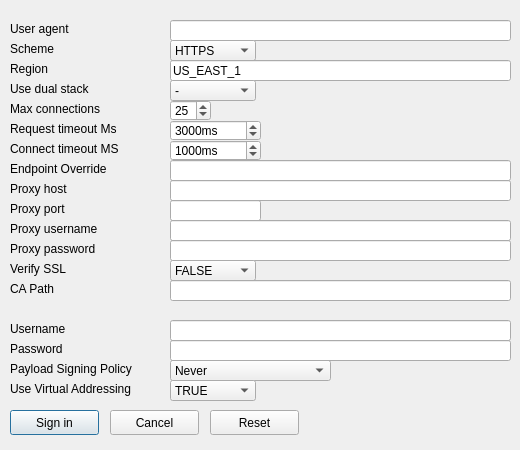
<?xml version="1.0" encoding="UTF-8"?>
<ui version="4.0">
 <class>entering_signin_form</class>
 <widget class="QDialog" name="entering_signin_form">
  <property name="geometry">
   <rect>
    <x>0</x>
    <y>0</y>
    <width>520</width>
    <height>450</height>
   </rect>
  </property>
  <property name="minimumSize">
   <size>
    <width>520</width>
    <height>450</height>
   </size>
  </property>
  <property name="maximumSize">
   <size>
    <width>520</width>
    <height>450</height>
   </size>
  </property>
  <property name="windowTitle">
   <string>Dialog</string>
  </property>
  <widget class="QLabel" name="label">
   <property name="geometry">
    <rect>
     <x>10</x>
     <y>20</y>
     <width>81</width>
     <height>17</height>
    </rect>
   </property>
   <property name="text">
    <string>User agent</string>
   </property>
  </widget>
  <widget class="QLabel" name="label_2">
   <property name="geometry">
    <rect>
     <x>10</x>
     <y>40</y>
     <width>67</width>
     <height>17</height>
    </rect>
   </property>
   <property name="text">
    <string>Scheme</string>
   </property>
  </widget>
  <widget class="QLabel" name="label_3">
   <property name="geometry">
    <rect>
     <x>10</x>
     <y>60</y>
     <width>67</width>
     <height>17</height>
    </rect>
   </property>
   <property name="text">
    <string>Region</string>
   </property>
  </widget>
  <widget class="QLabel" name="label_4">
   <property name="geometry">
    <rect>
     <x>10</x>
     <y>80</y>
     <width>101</width>
     <height>17</height>
    </rect>
   </property>
   <property name="text">
    <string>Use dual stack</string>
   </property>
  </widget>
  <widget class="QLabel" name="label_5">
   <property name="geometry">
    <rect>
     <x>10</x>
     <y>100</y>
     <width>121</width>
     <height>17</height>
    </rect>
   </property>
   <property name="text">
    <string>Max connections</string>
   </property>
  </widget>
  <widget class="QLabel" name="label_6">
   <property name="geometry">
    <rect>
     <x>10</x>
     <y>120</y>
     <width>141</width>
     <height>17</height>
    </rect>
   </property>
   <property name="text">
    <string>Request timeout Ms</string>
   </property>
  </widget>
  <widget class="QLabel" name="label_7">
   <property name="geometry">
    <rect>
     <x>10</x>
     <y>140</y>
     <width>141</width>
     <height>17</height>
    </rect>
   </property>
   <property name="text">
    <string>Connect timeout MS</string>
   </property>
  </widget>
  <widget class="QLabel" name="label_8">
   <property name="geometry">
    <rect>
     <x>10</x>
     <y>160</y>
     <width>131</width>
     <height>17</height>
    </rect>
   </property>
   <property name="text">
    <string>Endpoint Override</string>
   </property>
  </widget>
  <widget class="QLabel" name="label_9">
   <property name="geometry">
    <rect>
     <x>10</x>
     <y>180</y>
     <width>71</width>
     <height>17</height>
    </rect>
   </property>
   <property name="text">
    <string>Proxy host</string>
   </property>
  </widget>
  <widget class="QLabel" name="label_10">
   <property name="geometry">
    <rect>
     <x>10</x>
     <y>200</y>
     <width>71</width>
     <height>17</height>
    </rect>
   </property>
   <property name="text">
    <string>Proxy port</string>
   </property>
  </widget>
  <widget class="QLabel" name="label_11">
   <property name="geometry">
    <rect>
     <x>10</x>
     <y>220</y>
     <width>111</width>
     <height>17</height>
    </rect>
   </property>
   <property name="text">
    <string>Proxy username</string>
   </property>
  </widget>
  <widget class="QLabel" name="label_12">
   <property name="geometry">
    <rect>
     <x>10</x>
     <y>240</y>
     <width>111</width>
     <height>17</height>
    </rect>
   </property>
   <property name="text">
    <string>Proxy password</string>
   </property>
  </widget>
  <widget class="QLabel" name="label_13">
   <property name="geometry">
    <rect>
     <x>10</x>
     <y>260</y>
     <width>71</width>
     <height>17</height>
    </rect>
   </property>
   <property name="text">
    <string>Verify SSL</string>
   </property>
  </widget>
  <widget class="QLabel" name="label_14">
   <property name="geometry">
    <rect>
     <x>10</x>
     <y>280</y>
     <width>61</width>
     <height>17</height>
    </rect>
   </property>
   <property name="text">
    <string>CA Path</string>
   </property>
  </widget>
  <widget class="QLineEdit" name="lineEdit">
   <property name="geometry">
    <rect>
     <x>170</x>
     <y>20</y>
     <width>341</width>
     <height>21</height>
    </rect>
   </property>
   <property name="toolTip">
    <string>User Agent string user for http calls. This is filled in for you in the constructor. Don't override this unless you have a really good reason. </string>
   </property>
   <property name="statusTip">
    <string/>
   </property>
   <property name="whatsThis">
    <string/>
   </property>
  </widget>
  <widget class="QComboBox" name="comboBox">
   <property name="geometry">
    <rect>
     <x>170</x>
     <y>40</y>
     <width>86</width>
     <height>21</height>
    </rect>
   </property>
   <property name="toolTip">
    <string>Http scheme to use. </string>
   </property>
   <item>
    <property name="text">
     <string>HTTPS</string>
    </property>
   </item>
   <item>
    <property name="text">
     <string>HTTP</string>
    </property>
   </item>
  </widget>
  <widget class="QLineEdit" name="lineEdit_2">
   <property name="geometry">
    <rect>
     <x>170</x>
     <y>60</y>
     <width>341</width>
     <height>21</height>
    </rect>
   </property>
   <property name="toolTip">
    <string>AWS Region to use in signing requests.</string>
   </property>
   <property name="text">
    <string>US_EAST_1</string>
   </property>
  </widget>
  <widget class="QComboBox" name="comboBox_2">
   <property name="geometry">
    <rect>
     <x>170</x>
     <y>80</y>
     <width>86</width>
     <height>21</height>
    </rect>
   </property>
   <property name="toolTip">
    <string>Use dual stack endpoint in the endpoint calculation. It is your responsibility to verify that the service supports ipv6 in the region you select. </string>
   </property>
   <item>
    <property name="text">
     <string>-</string>
    </property>
   </item>
   <item>
    <property name="text">
     <string>TRUE</string>
    </property>
   </item>
   <item>
    <property name="text">
     <string>FALSE</string>
    </property>
   </item>
  </widget>
  <widget class="QSpinBox" name="spinBox">
   <property name="geometry">
    <rect>
     <x>170</x>
     <y>100</y>
     <width>41</width>
     <height>21</height>
    </rect>
   </property>
   <property name="toolTip">
    <string>Max concurrent tcp connections for a single http client to use.</string>
   </property>
   <property name="maximum">
    <number>50</number>
   </property>
   <property name="value">
    <number>25</number>
   </property>
  </widget>
  <widget class="QSpinBox" name="spinBox_2">
   <property name="geometry">
    <rect>
     <x>170</x>
     <y>120</y>
     <width>91</width>
     <height>21</height>
    </rect>
   </property>
   <property name="toolTip">
    <string>Socket read timeouts. This should be more than adequate for most services. However, if you are transfering large amounts of data or are worried about higher latencies, you should set to something that makes more sense for your use case. </string>
   </property>
   <property name="suffix">
    <string>ms</string>
   </property>
   <property name="maximum">
    <number>10000</number>
   </property>
   <property name="singleStep">
    <number>100</number>
   </property>
   <property name="value">
    <number>3000</number>
   </property>
  </widget>
  <widget class="QSpinBox" name="spinBox_3">
   <property name="geometry">
    <rect>
     <x>170</x>
     <y>140</y>
     <width>91</width>
     <height>21</height>
    </rect>
   </property>
   <property name="toolTip">
    <string>Socket connect timeout. Unless you are very far away from your the data center you are talking to. 1000ms is more than sufficient.</string>
   </property>
   <property name="suffix">
    <string>ms</string>
   </property>
   <property name="maximum">
    <number>10000</number>
   </property>
   <property name="singleStep">
    <number>100</number>
   </property>
   <property name="value">
    <number>1000</number>
   </property>
  </widget>
  <widget class="QLineEdit" name="lineEdit_3">
   <property name="geometry">
    <rect>
     <x>170</x>
     <y>160</y>
     <width>341</width>
     <height>21</height>
    </rect>
   </property>
   <property name="toolTip">
    <string>override the http endpoint used to talk to a service. Use this in conjunction with authenticationRegion. </string>
   </property>
  </widget>
  <widget class="QLineEdit" name="lineEdit_4">
   <property name="geometry">
    <rect>
     <x>170</x>
     <y>180</y>
     <width>341</width>
     <height>21</height>
    </rect>
   </property>
   <property name="toolTip">
    <string>If you have users going through a proxy, set the host here. </string>
   </property>
  </widget>
  <widget class="QLineEdit" name="lineEdit_5">
   <property name="geometry">
    <rect>
     <x>170</x>
     <y>200</y>
     <width>91</width>
     <height>21</height>
    </rect>
   </property>
   <property name="toolTip">
    <string>If you have users going through a proxy, set the port here. </string>
   </property>
  </widget>
  <widget class="QLineEdit" name="lineEdit_6">
   <property name="geometry">
    <rect>
     <x>170</x>
     <y>220</y>
     <width>341</width>
     <height>21</height>
    </rect>
   </property>
   <property name="toolTip">
    <string>If you have users going through a proxy, set the username here. </string>
   </property>
  </widget>
  <widget class="QLineEdit" name="lineEdit_7">
   <property name="geometry">
    <rect>
     <x>170</x>
     <y>240</y>
     <width>341</width>
     <height>21</height>
    </rect>
   </property>
   <property name="toolTip">
    <string>If you have users going through a proxy, set the password here. </string>
   </property>
  </widget>
  <widget class="QComboBox" name="comboBox_3">
   <property name="geometry">
    <rect>
     <x>170</x>
     <y>260</y>
     <width>86</width>
     <height>21</height>
    </rect>
   </property>
   <property name="toolTip">
    <string>If you need to test and want to get around TLS validation errors, do that here. you probably shouldn't use this flag in a production scenario. </string>
   </property>
   <item>
    <property name="text">
     <string>FALSE</string>
    </property>
   </item>
   <item>
    <property name="text">
     <string>TRUE</string>
    </property>
   </item>
  </widget>
  <widget class="QLineEdit" name="lineEdit_8">
   <property name="geometry">
    <rect>
     <x>170</x>
     <y>280</y>
     <width>341</width>
     <height>21</height>
    </rect>
   </property>
   <property name="toolTip">
    <string>If your Certificate Authority path is different from the default, you can tell curl where to find your CA trust store. </string>
   </property>
  </widget>
  <widget class="QLabel" name="label_16">
   <property name="geometry">
    <rect>
     <x>10</x>
     <y>320</y>
     <width>101</width>
     <height>17</height>
    </rect>
   </property>
   <property name="text">
    <string>Username</string>
   </property>
  </widget>
  <widget class="QLabel" name="label_17">
   <property name="geometry">
    <rect>
     <x>10</x>
     <y>340</y>
     <width>101</width>
     <height>17</height>
    </rect>
   </property>
   <property name="text">
    <string>Password</string>
   </property>
  </widget>
  <widget class="QLabel" name="label_18">
   <property name="geometry">
    <rect>
     <x>10</x>
     <y>360</y>
     <width>161</width>
     <height>17</height>
    </rect>
   </property>
   <property name="text">
    <string>Payload Signing Policy</string>
   </property>
  </widget>
  <widget class="QLabel" name="label_19">
   <property name="geometry">
    <rect>
     <x>10</x>
     <y>380</y>
     <width>161</width>
     <height>17</height>
    </rect>
   </property>
   <property name="text">
    <string>Use Virtual Addressing</string>
   </property>
  </widget>
  <widget class="QComboBox" name="comboBox_5">
   <property name="geometry">
    <rect>
     <x>170</x>
     <y>360</y>
     <width>161</width>
     <height>21</height>
    </rect>
   </property>
   <property name="toolTip">
    <string>whether to sign the body of the request or not.</string>
   </property>
   <item>
    <property name="text">
     <string>Never</string>
    </property>
   </item>
   <item>
    <property name="text">
     <string>Request dependent</string>
    </property>
   </item>
   <item>
    <property name="text">
     <string>Always</string>
    </property>
   </item>
  </widget>
  <widget class="QComboBox" name="comboBox_6">
   <property name="geometry">
    <rect>
     <x>170</x>
     <y>380</y>
     <width>86</width>
     <height>21</height>
    </rect>
   </property>
   <item>
    <property name="text">
     <string>TRUE</string>
    </property>
   </item>
   <item>
    <property name="text">
     <string>FALSE</string>
    </property>
   </item>
  </widget>
  <widget class="QLineEdit" name="lineEdit_9">
   <property name="geometry">
    <rect>
     <x>170</x>
     <y>320</y>
     <width>341</width>
     <height>21</height>
    </rect>
   </property>
  </widget>
  <widget class="QLineEdit" name="lineEdit_10">
   <property name="geometry">
    <rect>
     <x>170</x>
     <y>340</y>
     <width>341</width>
     <height>21</height>
    </rect>
   </property>
   <property name="echoMode">
    <enum>QLineEdit::Password</enum>
   </property>
  </widget>
  <widget class="QPushButton" name="pushButton">
   <property name="geometry">
    <rect>
     <x>10</x>
     <y>410</y>
     <width>89</width>
     <height>25</height>
    </rect>
   </property>
   <property name="text">
    <string>Sign in</string>
   </property>
  </widget>
  <widget class="QPushButton" name="pushButton_2">
   <property name="geometry">
    <rect>
     <x>110</x>
     <y>410</y>
     <width>89</width>
     <height>25</height>
    </rect>
   </property>
   <property name="text">
    <string>Cancel</string>
   </property>
  </widget>
  <widget class="QPushButton" name="pushButton_3">
   <property name="geometry">
    <rect>
     <x>210</x>
     <y>410</y>
     <width>89</width>
     <height>25</height>
    </rect>
   </property>
   <property name="text">
    <string>Reset</string>
   </property>
  </widget>
 </widget>
 <resources/>
 <connections/>
</ui>
